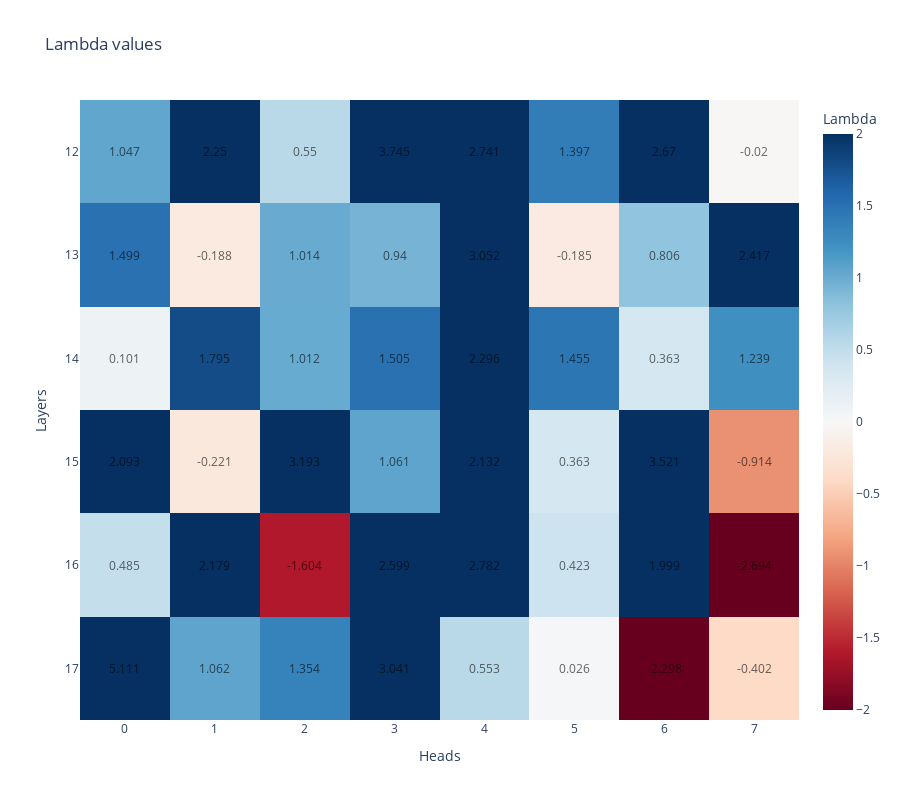

Here is the notebook cell this chart was saved with:
### Code cell
import plotly.express as px
import pandas as pd
import numpy as np

data = lambdas.detach().cpu().numpy()
fig = px.imshow(data,
                labels=dict(x="Heads", y="Layers", color="Lambda"),
                title="Lambda values", aspect='auto', color_continuous_scale='RdBu', zmin=-2, zmax=2)

# Update the heatmap to show the annotations
fig.update_layout(
    height=800,
    yaxis=dict(
        tickmode='array', 
        tickvals=list(range(model.cfg.n_layers - start_layer)),
        ticktext=list(range(start_layer, model.cfg.n_layers))
    )
)
fig.update_traces(showscale=True)

# Round the annotations to 3 decimal places
for i in range(model.cfg.n_heads):
    for j in range(model.cfg.n_layers - start_layer):
        fig.add_annotation(dict(font=dict(color="black",size=12),
                                x=i,
                                y=j,
                                text=str(round(data[j, i], 3)),
                                showarrow=False,
                                align='center',
                                opacity=0.6))

fig.write_html('lambdas.html')
fig.show()

### Figure 1 — Plotly figure (JSON) as saved in the notebook; plotly's stock layout.template omitted (floating-point values rounded to 4 significant figures)
{"data": [{"coloraxis": "coloraxis", "hovertemplate": "Heads: %{x}<br>Layers: %{y}<br>Lambda: %{z}<extra></extra>", "name": "0", "showscale": true, "type": "heatmap", "xaxis": "x", "yaxis": "y", "z": [[1.047, 2.25, 0.5499, 3.745, 2.741, 1.397, 2.67, -0.02023], [1.499, -0.1879, 1.014, 0.9403, 3.052, -0.1848, 0.8065, 2.417], [0.1012, 1.795, 1.012, 1.505, 2.296, 1.455, 0.3628, 1.239], [2.093, -0.2209, 3.193, 1.061, 2.132, 0.3628, 3.521, -0.9144], [0.485, 2.179, -1.604, 2.599, 2.782, 0.4233, 1.999, -2.694], [5.111, 1.062, 1.354, 3.041, 0.5534, 0.02593, -2.298, -0.4015]]}], "layout": {"annotations": [{"align": "center", "font": {"color": "black", "size": 12}, "opacity": 0.6, "showarrow": false, "text": "1.047", "x": 0, "y": 0}, {"align": "center", "font": {"color": "black", "size": 12}, "opacity": 0.6, "showarrow": false, "text": "1.499", "x": 0, "y": 1}, {"align": "center", "font": {"color": "black", "size": 12}, "opacity": 0.6, "showarrow": false, "text": "0.101", "x": 0, "y": 2}, {"align": "center", "font": {"color": "black", "size": 12}, "opacity": 0.6, "showarrow": false, "text": "2.093", "x": 0, "y": 3}, {"align": "center", "font": {"color": "black", "size": 12}, "opacity": 0.6, "showarrow": false, "text": "0.485", "x": 0, "y": 4}, {"align": "center", "font": {"color": "black", "size": 12}, "opacity": 0.6, "showarrow": false, "text": "5.111", "x": 0, "y": 5}, {"align": "center", "font": {"color": "black", "size": 12}, "opacity": 0.6, "showarrow": false, "text": "2.25", "x": 1, "y": 0}, {"align": "center", "font": {"color": "black", "size": 12}, "opacity": 0.6, "showarrow": false, "text": "-0.188", "x": 1, "y": 1}, {"align": "center", "font": {"color": "black", "size": 12}, "opacity": 0.6, "showarrow": false, "text": "1.795", "x": 1, "y": 2}, {"align": "center", "font": {"color": "black", "size": 12}, "opacity": 0.6, "showarrow": false, "text": "-0.221", "x": 1, "y": 3}, {"align": "center", "font": {"color": "black", "size": 12}, "opacity": 0.6, "showarrow": false, "text": "2.179", "x": 1, "y": 4}, {"align": "center", "font": {"color": "black", "size": 12}, "opacity": 0.6, "showarrow": false, "text": "1.062", "x": 1, "y": 5}, {"align": "center", "font": {"color": "black", "size": 12}, "opacity": 0.6, "showarrow": false, "text": "0.55", "x": 2, "y": 0}, {"align": "center", "font": {"color": "black", "size": 12}, "opacity": 0.6, "showarrow": false, "text": "1.014", "x": 2, "y": 1}, {"align": "center", "font": {"color": "black", "size": 12}, "opacity": 0.6, "showarrow": false, "text": "1.012", "x": 2, "y": 2}, {"align": "center", "font": {"color": "black", "size": 12}, "opacity": 0.6, "showarrow": false, "text": "3.193", "x": 2, "y": 3}, {"align": "center", "font": {"color": "black", "size": 12}, "opacity": 0.6, "showarrow": false, "text": "-1.604", "x": 2, "y": 4}, {"align": "center", "font": {"color": "black", "size": 12}, "opacity": 0.6, "showarrow": false, "text": "1.354", "x": 2, "y": 5}, {"align": "center", "font": {"color": "black", "size": 12}, "opacity": 0.6, "showarrow": false, "text": "3.745", "x": 3, "y": 0}, {"align": "center", "font": {"color": "black", "size": 12}, "opacity": 0.6, "showarrow": false, "text": "0.94", "x": 3, "y": 1}, {"align": "center", "font": {"color": "black", "size": 12}, "opacity": 0.6, "showarrow": false, "text": "1.505", "x": 3, "y": 2}, {"align": "center", "font": {"color": "black", "size": 12}, "opacity": 0.6, "showarrow": false, "text": "1.061", "x": 3, "y": 3}, {"align": "center", "font": {"color": "black", "size": 12}, "opacity": 0.6, "showarrow": false, "text": "2.599", "x": 3, "y": 4}, {"align": "center", "font": {"color": "black", "size": 12}, "opacity": 0.6, "showarrow": false, "text": "3.041", "x": 3, "y": 5}, {"align": "center", "font": {"color": "black", "size": 12}, "opacity": 0.6, "showarrow": false, "text": "2.741", "x": 4, "y": 0}, {"align": "center", "font": {"color": "black", "size": 12}, "opacity": 0.6, "showarrow": false, "text": "3.052", "x": 4, "y": 1}, {"align": "center", "font": {"color": "black", "size": 12}, "opacity": 0.6, "showarrow": false, "text": "2.296", "x": 4, "y": 2}, {"align": "center", "font": {"color": "black", "size": 12}, "opacity": 0.6, "showarrow": false, "text": "2.132", "x": 4, "y": 3}, {"align": "center", "font": {"color": "black", "size": 12}, "opacity": 0.6, "showarrow": false, "text": "2.782", "x": 4, "y": 4}, {"align": "center", "font": {"color": "black", "size": 12}, "opacity": 0.6, "showarrow": false, "text": "0.553", "x": 4, "y": 5}, {"align": "center", "font": {"color": "black", "size": 12}, "opacity": 0.6, "showarrow": false, "text": "1.397", "x": 5, "y": 0}, {"align": "center", "font": {"color": "black", "size": 12}, "opacity": 0.6, "showarrow": false, "text": "-0.185", "x": 5, "y": 1}, {"align": "center", "font": {"color": "black", "size": 12}, "opacity": 0.6, "showarrow": false, "text": "1.455", "x": 5, "y": 2}, {"align": "center", "font": {"color": "black", "size": 12}, "opacity": 0.6, "showarrow": false, "text": "0.363", "x": 5, "y": 3}, {"align": "center", "font": {"color": "black", "size": 12}, "opacity": 0.6, "showarrow": false, "text": "0.423", "x": 5, "y": 4}, {"align": "center", "font": {"color": "black", "size": 12}, "opacity": 0.6, "showarrow": false, "text": "0.026", "x": 5, "y": 5}, {"align": "center", "font": {"color": "black", "size": 12}, "opacity": 0.6, "showarrow": false, "text": "2.67", "x": 6, "y": 0}, {"align": "center", "font": {"color": "black", "size": 12}, "opacity": 0.6, "showarrow": false, "text": "0.806", "x": 6, "y": 1}, {"align": "center", "font": {"color": "black", "size": 12}, "opacity": 0.6, "showarrow": false, "text": "0.363", "x": 6, "y": 2}, {"align": "center", "font": {"color": "black", "size": 12}, "opacity": 0.6, "showarrow": false, "text": "3.521", "x": 6, "y": 3}, {"align": "center", "font": {"color": "black", "size": 12}, "opacity": 0.6, "showarrow": false, "text": "1.999", "x": 6, "y": 4}, {"align": "center", "font": {"color": "black", "size": 12}, "opacity": 0.6, "showarrow": false, "text": "-2.298", "x": 6, "y": 5}, {"align": "center", "font": {"color": "black", "size": 12}, "opacity": 0.6, "showarrow": false, "text": "-0.02", "x": 7, "y": 0}, {"align": "center", "font": {"color": "black", "size": 12}, "opacity": 0.6, "showarrow": false, "text": "2.417", "x": 7, "y": 1}, {"align": "center", "font": {"color": "black", "size": 12}, "opacity": 0.6, "showarrow": false, "text": "1.239", "x": 7, "y": 2}, {"align": "center", "font": {"color": "black", "size": 12}, "opacity": 0.6, "showarrow": false, "text": "-0.914", "x": 7, "y": 3}, {"align": "center", "font": {"color": "black", "size": 12}, "opacity": 0.6, "showarrow": false, "text": "-2.694", "x": 7, "y": 4}, {"align": "center", "font": {"color": "black", "size": 12}, "opacity": 0.6, "showarrow": false, "text": "-0.402", "x": 7, "y": 5}], "coloraxis": {"cmax": 2, "cmin": -2, "colorbar": {"title": {"text": "Lambda"}}, "colorscale": [[0, "rgb(103,0,31)"], [0.1, "rgb(178,24,43)"], [0.2, "rgb(214,96,77)"], [0.3, "rgb(244,165,130)"], [0.4, "rgb(253,219,199)"], [0.5, "rgb(247,247,247)"], [0.6, "rgb(209,229,240)"], [0.7, "rgb(146,197,222)"], [0.8, "rgb(67,147,195)"], [0.9, "rgb(33,102,172)"], [1, "rgb(5,48,97)"]]}, "height": 800, "title": {"text": "Lambda values"}, "xaxis": {"anchor": "y", "domain": [0, 1], "title": {"text": "Heads"}}, "yaxis": {"anchor": "x", "autorange": "reversed", "domain": [0, 1], "tickmode": "array", "ticktext": [12, 13, 14, 15, 16, 17], "tickvals": [0, 1, 2, 3, 4, 5], "title": {"text": "Layers"}}}}
